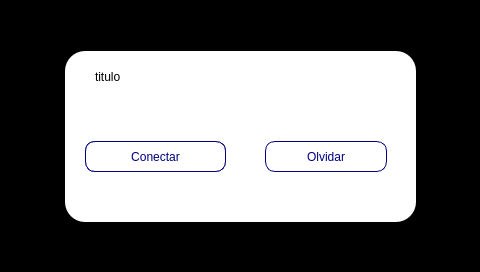
<?xml version="1.0" encoding="UTF-8"?>
<ui version="4.0">
 <class>Form</class>
 <widget class="QWidget" name="Form">
  <property name="geometry">
   <rect>
    <x>0</x>
    <y>0</y>
    <width>480</width>
    <height>272</height>
   </rect>
  </property>
  <property name="windowTitle">
   <string>Form</string>
  </property>
  <widget class="QLabel" name="lblOpacity">
   <property name="geometry">
    <rect>
     <x>0</x>
     <y>0</y>
     <width>480</width>
     <height>320</height>
    </rect>
   </property>
   <property name="styleSheet">
    <string notr="true">background-color: black;</string>
   </property>
   <property name="text">
    <string/>
   </property>
  </widget>
  <widget class="QWidget" name="Widget2" native="true">
   <property name="enabled">
    <bool>true</bool>
   </property>
   <property name="geometry">
    <rect>
     <x>65</x>
     <y>51</y>
     <width>351</width>
     <height>171</height>
    </rect>
   </property>
   <property name="styleSheet">
    <string notr="true">border-radius: 20px;
background-color: white;</string>
   </property>
   <widget class="QPushButton" name="forgetBtn">
    <property name="geometry">
     <rect>
      <x>200</x>
      <y>90</y>
      <width>122</width>
      <height>31</height>
     </rect>
    </property>
    <property name="styleSheet">
     <string notr="true">font: 500 18px &quot;Poppins&quot;;
border-radius: 10px;
border: 1px solid #00007f;
background-color: white;
color: #00007f;</string>
    </property>
    <property name="text">
     <string>Olvidar</string>
    </property>
   </widget>
   <widget class="QLabel" name="ssidLbl">
    <property name="geometry">
     <rect>
      <x>30</x>
      <y>10</y>
      <width>301</width>
      <height>31</height>
     </rect>
    </property>
    <property name="styleSheet">
     <string notr="true">font: 16px &quot;Poppins&quot;;
background-color: transparent;
</string>
    </property>
    <property name="text">
     <string>titulo</string>
    </property>
   </widget>
   <widget class="QPushButton" name="disconnectBtn">
    <property name="geometry">
     <rect>
      <x>20</x>
      <y>90</y>
      <width>141</width>
      <height>31</height>
     </rect>
    </property>
    <property name="styleSheet">
     <string notr="true">font: 500 18px &quot;Poppins&quot;;
border-radius: 10px;
border: 1px solid #00007f;
background-color: white;
color: #00007f;</string>
    </property>
    <property name="text">
     <string>Desconectar</string>
    </property>
   </widget>
   <widget class="QPushButton" name="connectBtn">
    <property name="geometry">
     <rect>
      <x>20</x>
      <y>90</y>
      <width>141</width>
      <height>31</height>
     </rect>
    </property>
    <property name="styleSheet">
     <string notr="true">font: 500 18px &quot;Poppins&quot;;
border-radius: 10px;
border: 1px solid #00007f;
background-color: white;
color: #00007f;</string>
    </property>
    <property name="text">
     <string>Conectar</string>
    </property>
   </widget>
  </widget>
 </widget>
 <resources/>
 <connections/>
</ui>
